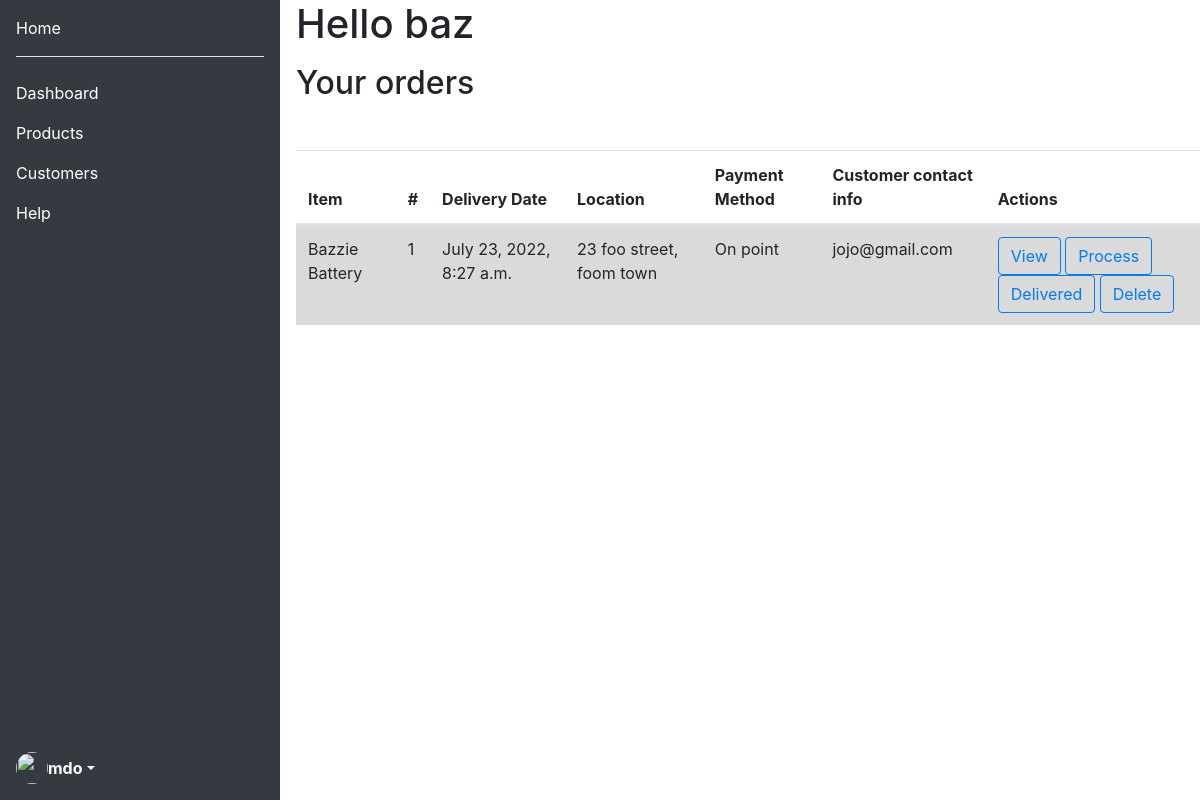
The app's page /sellerDash (signed in), older data.
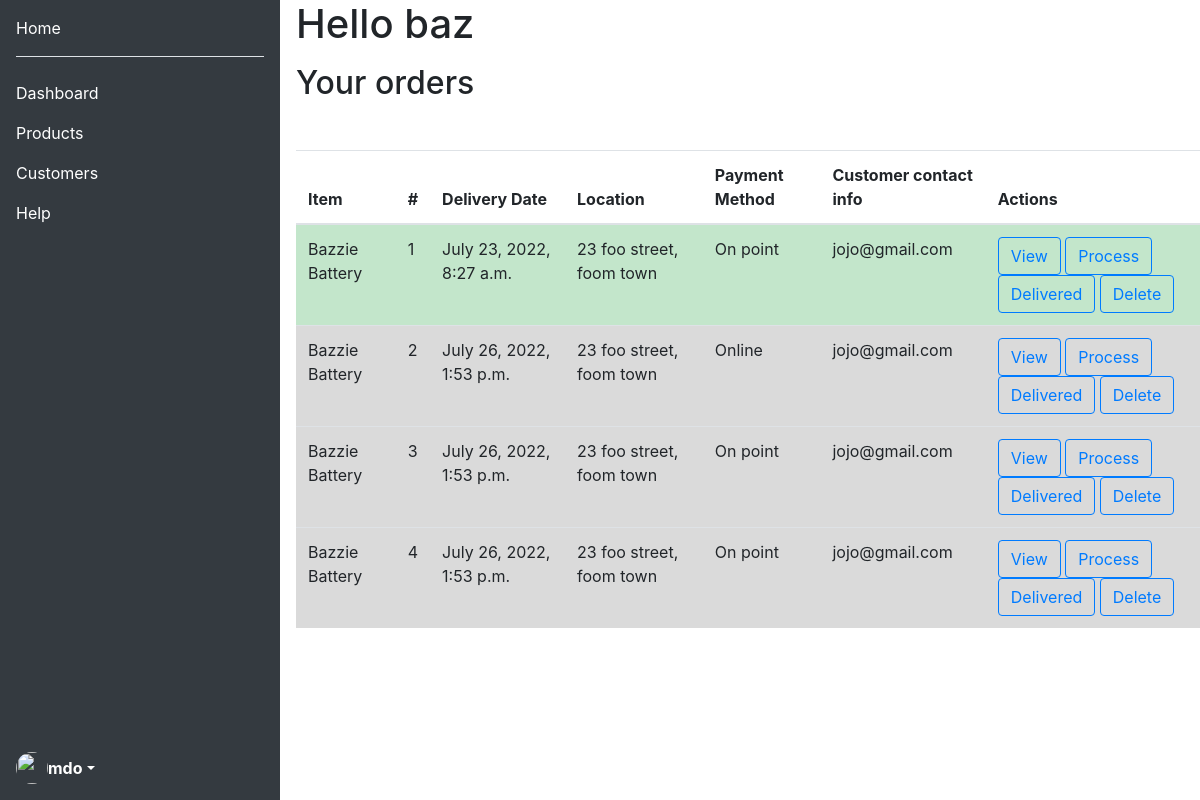
The same page, newer data.
### mySolarApp/models.py (models this page shows, shortened)
class delivery_info(models.Model):
    def close_delivery(self):
        self.closed = True
        self.save()
    """
    delivery_info model

    where info about a product a person bought is stored
    stores:
        item itself
        the amount of the item (say five solar panels)
        the customer
        the delivery date set by the customer, could later be changed by the seller and then notifies the customer
        the location of the customer
        whether it has been processed or not
        payment method that the customer has chosen
    """
    ONPOINT = "On point"
    ONLINE = "Online"
    PAYMENT = [
        (ONPOINT, "On point"),
        (ONLINE, "Online")
    ]
    seller = models.ForeignKey(
        Profile, on_delete=models.SET(close_delivery), related_name="seller_deliveryInfo")
    item = models.ForeignKey(
        Product, on_delete=models.SET(close_delivery), related_name="product_deliveryInfo")
    amount_of_item = models.IntegerField(null=False, default=1)
    customer = models.ForeignKey(
        User, on_delete=models.SET(close_delivery), related_name="customer_deliveryInfo")
    delivery_date = models.DateTimeField(verbose_name=(
        "Delivery Date"), auto_now_add=False, null=False, blank=False)
    location = models.CharField(max_length=128)
    processed = models.BooleanField(default=False)
    delivered = models.BooleanField(default=False)
    payment_method = models.CharField(
        max_length=10, choices=PAYMENT, default=ONPOINT)
    closed = models.BooleanField(default=False)

class Product(models.Model):
    def close_product(self):
        self.is_closed = True
        self.save()
    """
    Product model

    stores info about products
    stores info about seller
    has title and picture of item (could later change it to accomodate multiple pictures)
    short and long description of the product (one is to be seen on the store page, the other is visible on the moreInfo about product page)
    stores the product in a category for search optimization
    has fields to check if it is still in stock or is closed (in the case that someone tries to access it and they try to buy an item thats closed)
    """
    SLP = "SLP"  # solar panels
    BAT = "BAT"  # batteries
    INV = "INV"  # inverters
    CHA_CTRL = "CHA_CTRL"  # charge controllers
    WAT_PUMPS = "WAT_PUMPS"  # water pumps
    ACC = "ACC"  # accessories
    TOOLS = "TOOLS"  # tools
    MISC = "MISC"  # miscellaneous
    CATEGORY = [
        (SLP, "Solar Panels"),
        (BAT, "Batteries"),
        (INV, "Inverters"),
        (CHA_CTRL, "Charge Controllers"),
        (WAT_PUMPS, "Water Pumps"),
        (ACC, "Accessories"),
        (TOOLS, "Tools"),
        (MISC, "Miscellaneous/Other"),
    ]
    seller = models.ForeignKey(
        Profile, on_delete=models.SET(close_product), related_name="product_seller")
    title = models.CharField(max_length=64)
    pic = models.ImageField(blank=True, height_field=None,
                            width_field=None, upload_to='product_images')
    short_desc = models.CharField("Short Description", max_length=150)
    long_desc = models.CharField("Long Description", max_length=5000)
    category = models.CharField(max_length=10, choices=CATEGORY, default=MISC)
    price = models.DecimalField(max_digits=6, decimal_places=2)
    in_stock = models.BooleanField(default=True)
    is_closed = models.BooleanField(default=False)

class User(AbstractUser):
    beSellerFormSubmitted = models.BooleanField(default=False)
    contact_info = models.CharField(max_length=15, blank=True)
    is_shopkeeper = models.BooleanField(default=False)

### mySolarApp/views.py (the view)
# urls.py: path("sellerDash", sellerDash, name="sellerDash"),
@login_required
def sellerDash(request):
    if request.user.is_shopkeeper:
        user = request.user.id
        profile = Profile.objects.get(shopkeeper=user)
        delivery_items = delivery_info.objects.filter(seller=profile)
        if len(delivery_items) != 0:
            context = {
                "user": User.objects.get(username=request.user.username),
                "delivery_info": delivery_items
            }
        else:
            context = {
                "user": User.objects.get(username=request.user.username),
                "delivery_info": "empty"
            }
        return render(request, "mySolar/sellerDash.html", context)
    return render(request, "mySolar/fail.html", {"message": "You are not authorized to enter this page."})

### mySolarApp/templates/mySolar/sellerDash.html (shortened to what this page needs)
{% extends 'mySolar/dashLayout.html' %}
{% block body %}
<div class="column">
    <h1 class="mb-3">Hello {{ user.username }}</h1>
    <h2 class="mb-5">Your orders</h2>
    {% if delivery_info == "empty" %}
    <h3>You currently do not have any orders, check again soon!</h3>
    {% else %}
    <div class="overflow-visible">
        <table class="table table-hover">
            <thead>
                <tr>
                    <th scope="col">Item</th>
                    <th scope="col">#</th>
                    <th scope="col">Delivery Date</th>
                    <th scope="col">Location</th>
                    <th scope="col">Payment Method</th>
                    <th scope="col">Customer contact info</th>
                    <th scope="col">Actions</th>
                </tr>
            </thead>
            <tbody>
                {% for del_info in delivery_info %}
                {% if del_info.delivered == False %}
                <tr class="table-active">
                    {% elif del_info.delivered == True %}
                <tr class="table-success">
                    {% elif del_info.processed == True %}
                <tr class="table-info">
                    {% endif %}
                    <td>
                        {{del_info.item.title}}
                    </td>
                    <td>
                        {{del_info.amount_of_item}}
                    </td>
                    <td>
                        {{del_info.delivery_date}}
                    </td>
                    <td>
                        {{del_info.location}}
                    </td>
                    <td>
                        {{del_info.payment_method}}
                    </td>
                    {% if del_info.customer.contact_info %}
                    <td>
                        {{del_info.customer.contact_info}
                    </td>
                    {% else %}
                    <td>
                        {{del_info.customer.email}}
                    </td>
                    <td>
                        <a class="btn btn-outline-primary" href="{% url 'orderInfo' del_info.pk 'view' %}">View</a>
                        <a class="btn btn-outline-primary"
                            href="{% url 'orderInfo' del_info.pk 'process' %}">Process</a>
                        <a class="btn btn-outline-primary"
                            href="{% url 'orderInfo' del_info.pk 'delivered' %}">Delivered</a>
                        <a class="btn btn-outline-primary" href="{% url 'orderInfo' del_info.pk 'nothing' %}">Delete</a>
                    </td>
                    {% endif %}
                </tr>
                {% endfor %}
            </tbody>
        </table>
    </div>
    {% endif %}
</div>
{% endblock %}

Row changes from the older to the newer data that the page shows:
changed delivery_info "July 23, 2022, 8:27 a.m.": delivered False → True (drawn)
added delivery_info: item "Bazzie Battery", amount_of_item "2", delivery_date "July 26, 2022, 1:53 p.m.", location "23 foo street, foom town", payment_method "Online", customer.email "jojo@gmail.com"
added delivery_info: item "Bazzie Battery", amount_of_item "3", delivery_date "July 26, 2022, 1:53 p.m.", location "23 foo street, foom town", payment_method "On point", customer.email "jojo@gmail.com"
added delivery_info: item "Bazzie Battery", amount_of_item "4", delivery_date "July 26, 2022, 1:53 p.m.", location "23 foo street, foom town", payment_method "On point", customer.email "jojo@gmail.com"
